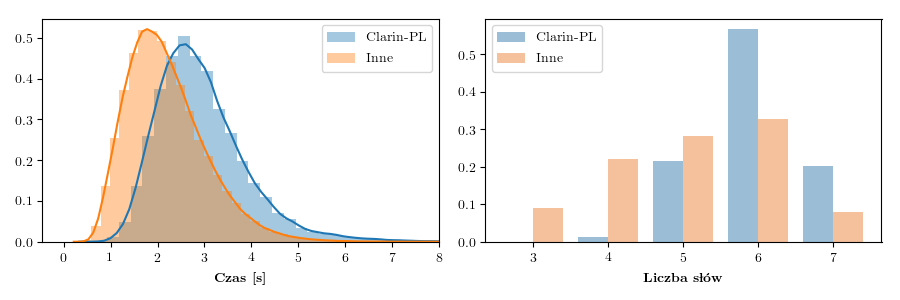

Here is the Python script that generated this plot:
import pickle
from typing import Any
import numpy as np
import pandas as pd
import seaborn as sns
from matplotlib import pyplot as plt
plt.rc('text', usetex=True)
plt.rc('font', family='serif')

# cmap = plt.get_cmap('YlGnBu')
# linear = sns.color_palette("YlGnBu")
# sns.palplot(linear)
# plt.show()


def dump_session(data: Any):
    with open(f'{__file__}.session', 'wb') as file:
        pickle.dump(data, file)


def load_session():
    with open(f'{__file__}.session', 'rb') as file:
        return pickle.load(file)


def save_histogram(times: tuple, word_counts: tuple):
    fig, (ax1, ax2) = plt.subplots(1, 2, figsize=(9, 3))
    clarin_times, jurisdic_times = times
    clarin_wc, jurisdic_wc = word_counts

    sns.distplot(clarin_times, ax=ax1, label='Clarin-PL')
    sns.distplot(jurisdic_times, ax=ax1, label='Inne')
    ax1.set_xlabel(r'\textbf{Czas [s]}')
    ax1.set_xlim(right=8)
    ax1.legend(loc='upper right')

    ax2.hist([clarin_wc, jurisdic_wc], bins=np.arange(2.5, 8.5, 1),
             color=[(0.02, 0.36, 0.60, 0.4),
                    (0.9, 0.39, 0.03, 0.4)], density=True,
             label=['Clarin-PL', 'Inne'])
    ax2.set_xlabel(r'\textbf{Liczba słów}')
    ax2.legend(loc='upper left')
    plt.tight_layout()
    fig.savefig('doc/chapters/3.1/data-histogram.png')


def read_times_and_wc(store_path: str) -> tuple:
    with pd.HDFStore(store_path, mode='r') as store:
        references = store['references']
        sizes = references['size'].astype(int)
        times = pd.Series(sizes / 16e3, name='time')    # Divide by sample rate
        transcripts = references['transcript']
        word_counts = transcripts.str.split().map(len)
    return times, word_counts


if __name__ == '__main__':
    clarin_times, clarin_wc = read_times_and_wc('data/train-clarin-1-normalized.hdf5')
    jurisdic_times, jurisdic_wc = read_times_and_wc('data/train-jurisdic-1-normalized.hdf5')
    dump_session([clarin_times, clarin_wc, jurisdic_times, jurisdic_wc])
    clarin_times, clarin_wc, jurisdic_times, jurisdic_wc = load_session()
    save_histogram(times=(clarin_times, jurisdic_times),
                   word_counts=(clarin_wc, jurisdic_wc))
